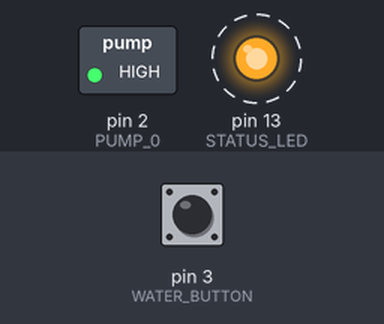
Bench run of a sketch on a simulated Arduino Uno, built with avr-gcc and run on an emulated ATmega328P. Parts: switched loads named in the sketch (green lamp = pin HIGH), output pins drawn as LEDs (lit = HIGH). Dashed ring = blinking. Inputs (shaded band) come from the test bench; at power-on: pin 3 (WATER_BUTTON) LOW.

Above: at 1.2 s.
1.3 s: pin 3 (WATER_BUTTON) pulled HIGH for 0.15 s
At 1.42 s:
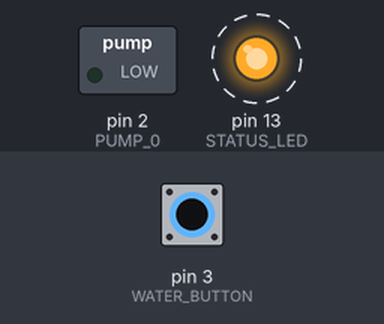
4.3 s: pin 3 (WATER_BUTTON) pulled HIGH for 1 s
At 6.8 s:
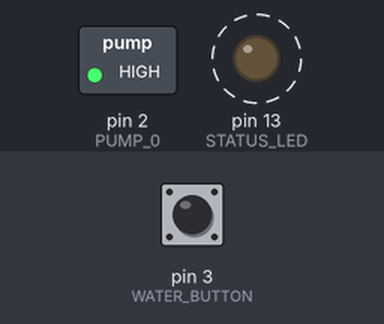
7.3 s: pin 3 (WATER_BUTTON) pulled HIGH for 3.2 s
At 8.6 s:
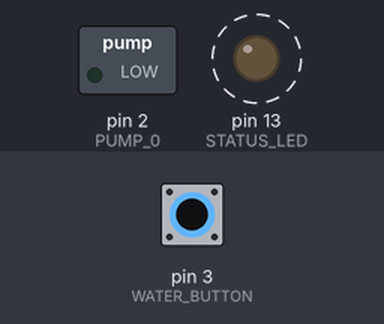
Timing chart, 0 to 18.0 s (numbered marks = the images above; inputs shaded):
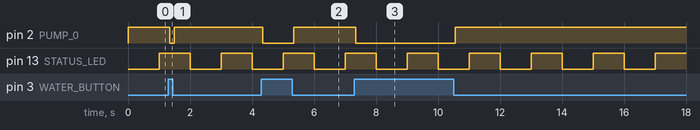

Measured:
- after the input at 1.3 s, pin 2 (PUMP_0): HIGH → LOW after 0.05 s, → HIGH 0.15 s later
- after the input at 4.3 s, pin 2 (PUMP_0): HIGH → LOW after 0.05 s, → HIGH 1.0 s later
- after the input at 7.3 s, pin 2 (PUMP_0): HIGH → LOW after 0.05 s, → HIGH 3.2 s later
- by itself, pin 13 (STATUS_LED): alternates HIGH for 1.0 s and LOW for 1.0 s

The sketch:

WateringSystem.ino
```cpp
//------------------------------------------------------------------------
//    Imports and defines
//------------------------------------------------------------------------
//Imports
#include "DHT.h"

//Defines
#define DHTPIN 4          //Air Temp/Humidity Sensor port
#define DHTTYPE DHT11     //Air Temp/Humidity Sensor type
#define HUMIDITY_SENSOR_0  A0
#define PUMP_0 2
#define WATER_BUTTON 3
#define STATUS_LED 13
#define COUNTER_1SEC 1000
#define COUNTER_10MIN 600000 //10min
#define lmillis() ((long)millis())


//------------------------------------------------------------------------
//    Variables and consts
//------------------------------------------------------------------------
//Sensor values
int rawSoilHumidity0 = 0;
float AirHumidity0 = 0; //in %
float AirTemp0 = 0; //in °C
long watering0ElapsedTime = 0; //seconds
long watering0ElapsedTimeInterval = 0; //seconds

//Variables
int waterButtonState = LOW;
int lastWaterButtonState = LOW;
int pumpState = HIGH;

// the following variables are unsigned longs because the time, measured in
// milliseconds, will quickly become a bigger number than can be stored in an int.
unsigned long lastDebounceTime = 0;  // the last time the output pin was toggled
unsigned long debounceDelay = 50;    // the debounce time; increase if the output flickers
long lastTimeChecked1Sec;
long lastTimeChecked10Min;

int seconds = 0;
int minutes = 0;
int hours = 0;
int days = 0;

DHT dht(DHTPIN, DHTTYPE);

//------------------------------------------------------------------------
//    Setup
//------------------------------------------------------------------------
void setup () {

  lastTimeChecked1Sec = lmillis() + COUNTER_1SEC;
  lastTimeChecked10Min = lmillis() + COUNTER_10MIN;

  //Set initial I/O state
  pinMode(PUMP_0, OUTPUT);
  pinMode(STATUS_LED, OUTPUT);
  pinMode(WATER_BUTTON, INPUT);

  //Serial port
  Serial.begin(9600);

  //Set initial HW state
  digitalWrite(PUMP_0, HIGH);
  digitalWrite(STATUS_LED, LOW);
  dht.begin();

}


//------------------------------------------------------------------------
//    Loop
//------------------------------------------------------------------------

void loop() {

  CheckWaterButtonPressed();
  Timer_1Sec();
  Timer_10Min();
}


//------------------------------------------------------------------------
//  Private methods
//------------------------------------------------------------------------
void CheckWaterButtonPressed() {
  // read the state of the switch into a local variable:
  int reading = digitalRead(WATER_BUTTON);

  // check to see if you just pressed the button
  // (i.e. the input went from LOW to HIGH), and you've waited long enough
  // since the last press to ignore any noise:
  // If the switch changed, due to noise or pressing:

  if (reading != lastWaterButtonState) {
    // reset the debouncing timer
    lastDebounceTime = lmillis();
  }

  // whatever the reading is at, it's been there for longer than the debounce
  // delay, so take it as the actual current state:
  if ((millis() - lastDebounceTime) > debounceDelay) {

    // if the button state has changed:
    if (reading != waterButtonState) {
      waterButtonState = reading;

      pumpState = !pumpState;

      //If button pressed start timer
      if (waterButtonState == HIGH) {
        watering0ElapsedTimeInterval = lmillis();
      }
      else {
        watering0ElapsedTimeInterval = lmillis() - watering0ElapsedTimeInterval;
        watering0ElapsedTime += watering0ElapsedTimeInterval;
      }
    }
  }


  // set the pump:
  digitalWrite(PUMP_0, pumpState);

  // save the reading. Next time through the loop, it'll be the lastButtonState:
  lastWaterButtonState = reading;
}


void UpdateClock() {
  seconds++;

  if (seconds == 60) {
    seconds = 0;
    minutes++;
  }
  if (minutes == 60) {
    minutes = 0;
    hours++;
  }
  if (hours == 24) {
    hours = 0;
    days++;
  }
}


void Timer_1Sec () {
  if (lmillis() - lastTimeChecked1Sec >= 0) {
    lastTimeChecked1Sec = lmillis() + COUNTER_1SEC;
    digitalWrite(STATUS_LED, !digitalRead(STATUS_LED));
    UpdateClock();
  }
}


void Timer_10Min() {
  if (lmillis() - lastTimeChecked10Min >= 0) {
    lastTimeChecked10Min = lmillis() + COUNTER_10MIN;

    //Collect sensor information
    rawSoilHumidity0 = analogRead(HUMIDITY_SENSOR_0);
    AirHumidity0 = dht.readHumidity();
    AirTemp0 = dht.readTemperature();

    if (waterButtonState == LOW) {
      LogData();
    }
  }
}


void LogData() {
  Serial.print(String(days) + "D");
  Serial.print(String(hours) + ":");
  Serial.print(String(minutes) + ":");
  Serial.print(String(seconds));
  Serial.print(",");
  Serial.print(String(rawSoilHumidity0));
  Serial.print(",");
  Serial.print(String(AirHumidity0));
  Serial.print(",");
  Serial.print(String(AirTemp0));
  Serial.print(",");
  Serial.println(String(watering0ElapsedTime / 1000));
  watering0ElapsedTime = 0;
}
```
